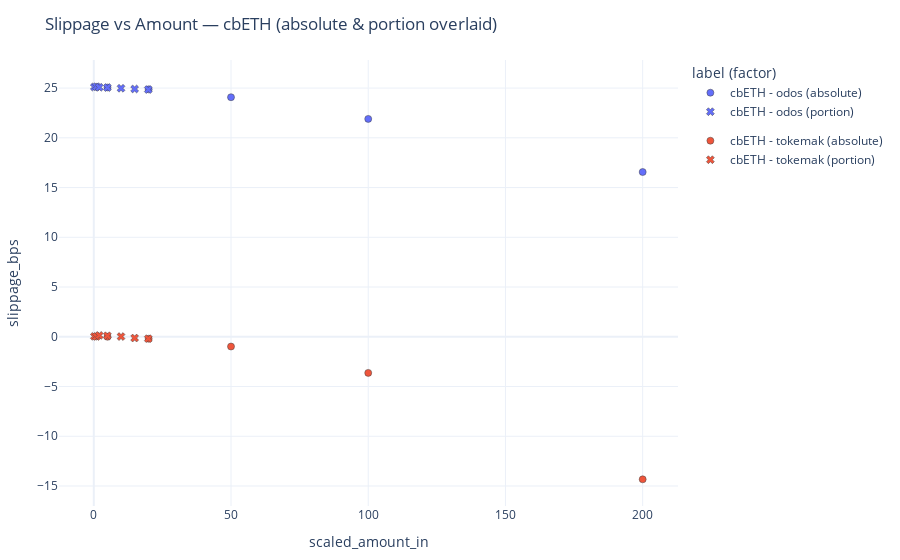
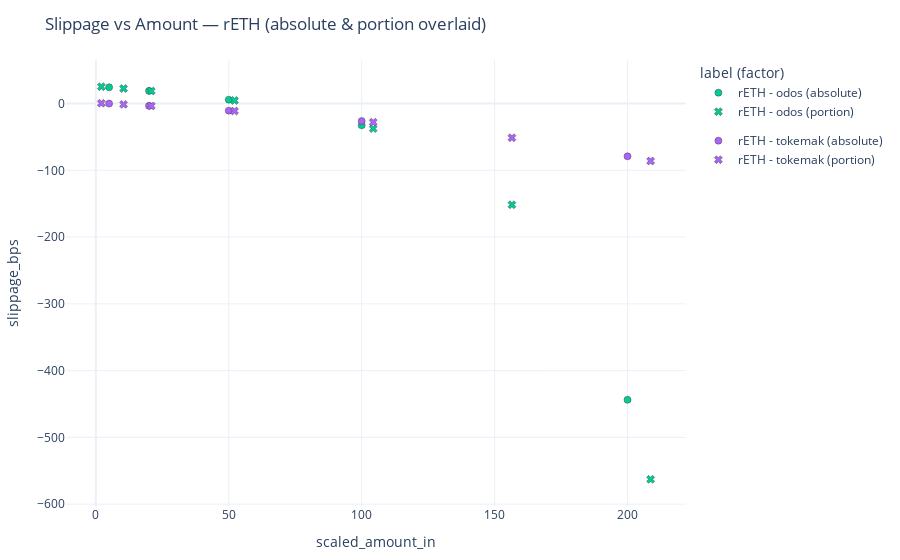
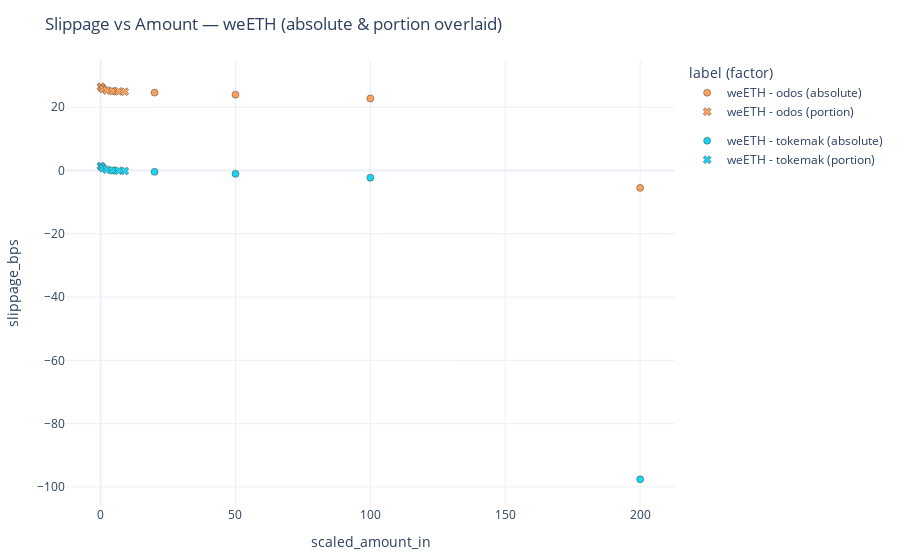
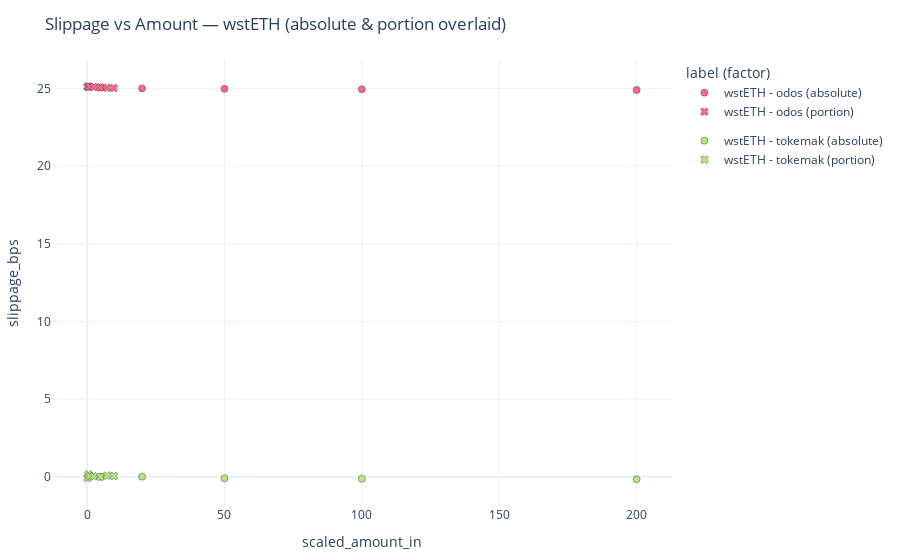

Source (notebook cell) for these figures, in order:
### Code cell
import pandas as pd
import plotly.graph_objects as go
import plotly.express as px
import plotly.io as pio

pio.templates.default = "plotly_white"

# Sorted symbols
symbol_options = sorted(swap_quotes_df["sell_token_symbol"].dropna().unique().tolist())
factors = ["absolute", "portion"]
factor_symbol = {"absolute": "circle", "portion": "x"}

# Stable colors per label across all charts
all_labels = sorted(swap_quotes_df["label"].dropna().unique().tolist())
palette = px.colors.qualitative.Plotly
label_color = {lbl: palette[i % len(palette)] for i, lbl in enumerate(all_labels)}

for selected_symbol in symbol_options:
    fig = go.Figure()

    for size_factor in factors:
        df_factor = (
            swap_quotes_df[
                (swap_quotes_df["sell_token_symbol"] == selected_symbol)
                & (swap_quotes_df["size_factor"] == size_factor)
            ]
            .groupby(["label", "scaled_amount_in"], as_index=False)["slippage_bps"]
            .median()
        )
        if df_factor.empty:
            continue

        # One trace per (label, factor) to overlay both factors
        for label, df_lab in df_factor.groupby("label", sort=True):
            fig.add_trace(
                go.Scatter(
                    x=df_lab["scaled_amount_in"],
                    y=df_lab["slippage_bps"],
                    mode="markers",
                    name=f"{label} ({size_factor})",
                    legendgroup=label,  # group legend entries by label
                    marker=dict(
                        symbol=factor_symbol.get(size_factor, "circle"),
                        size=7,
                        color=label_color.get(label),
                        line=dict(width=0.5)
                    ),
                    hovertemplate=(
                        "label=%{text}<br>"
                        "factor=" + size_factor + "<br>"
                        "scaled_amount_in=%{x}<br>"
                        "slippage_bps=%{y}<extra></extra>"
                    ),
                    text=[label] * len(df_lab),
                )
            )

    fig.update_xaxes(title_text="scaled_amount_in")
    fig.update_yaxes(title_text="slippage_bps")
    fig.update_layout(
        title_text=f"Slippage vs Amount — {selected_symbol} (absolute & portion overlaid)",
        margin=dict(t=60, r=20, b=20, l=50),
        legend_title_text="label (factor)",
    )

    # st.plotly_chart(fig, use_container_width=True)
    fig.show()

### Figure 1 — Plotly figure (JSON) as saved in the notebook; plotly's stock layout.template omitted (floating-point values rounded to 4 significant figures)
{"data": [{"hovertemplate": "label=%{text}<br>factor=absolute<br>scaled_amount_in=%{x}<br>slippage_bps=%{y}<extra></extra>", "legendgroup": "cbETH - odos", "marker": {"color": "#636EFA", "line": {"width": 0.5}, "size": 7, "symbol": "circle"}, "mode": "markers", "name": "cbETH - odos (absolute)", "text": ["cbETH - odos", "cbETH - odos", "cbETH - odos", "cbETH - odos", "cbETH - odos"], "type": "scatter", "x": [5, 20, 50, 100, 200], "y": [25.06, 24.87, 24.08, 21.9, 16.56]}, {"hovertemplate": "label=%{text}<br>factor=absolute<br>scaled_amount_in=%{x}<br>slippage_bps=%{y}<extra></extra>", "legendgroup": "cbETH - tokemak", "marker": {"color": "#EF553B", "line": {"width": 0.5}, "size": 7, "symbol": "circle"}, "mode": "markers", "name": "cbETH - tokemak (absolute)", "text": ["cbETH - tokemak", "cbETH - tokemak", "cbETH - tokemak", "cbETH - tokemak", "cbETH - tokemak"], "type": "scatter", "x": [5, 20, 50, 100, 200], "y": [0, -0.2, -0.98, -3.63, -14.33]}, {"hovertemplate": "label=%{text}<br>factor=portion<br>scaled_amount_in=%{x}<br>slippage_bps=%{y}<extra></extra>", "legendgroup": "cbETH - odos", "marker": {"color": "#636EFA", "line": {"width": 0.5}, "size": 7, "symbol": "x"}, "mode": "markers", "name": "cbETH - odos (portion)", "text": ["cbETH - odos", "cbETH - odos", "cbETH - odos", "cbETH - odos", "cbETH - odos", "cbETH - odos", "cbETH - odos"], "type": "scatter", "x": [0.1985, 0.9925, 1.985, 4.962, 9.925, 14.89, 19.85], "y": [25.1, 25.14, 25.08, 25.05, 24.98, 24.91, 24.85]}, {"hovertemplate": "label=%{text}<br>factor=portion<br>scaled_amount_in=%{x}<br>slippage_bps=%{y}<extra></extra>", "legendgroup": "cbETH - tokemak", "marker": {"color": "#EF553B", "line": {"width": 0.5}, "size": 7, "symbol": "x"}, "mode": "markers", "name": "cbETH - tokemak (portion)", "text": ["cbETH - tokemak", "cbETH - tokemak", "cbETH - tokemak", "cbETH - tokemak", "cbETH - tokemak", "cbETH - tokemak", "cbETH - tokemak"], "type": "scatter", "x": [0.1985, 0.9925, 1.985, 4.962, 9.925, 14.89, 19.85], "y": [0.04, 0.03, 0.14, 0.1, 0.02, -0.13, -0.19]}], "layout": {"legend": {"title": {"text": "label (factor)"}}, "margin": {"b": 20, "l": 50, "r": 20, "t": 60}, "title": {"text": "Slippage vs Amount — cbETH (absolute & portion overlaid)"}, "xaxis": {"title": {"text": "scaled_amount_in"}}, "yaxis": {"title": {"text": "slippage_bps"}}}}

### Figure 2 — Plotly figure (JSON) as saved in the notebook; plotly's stock layout.template omitted (floating-point values rounded to 4 significant figures)
{"data": [{"hovertemplate": "label=%{text}<br>factor=absolute<br>scaled_amount_in=%{x}<br>slippage_bps=%{y}<extra></extra>", "legendgroup": "rETH - odos", "marker": {"color": "#00CC96", "line": {"width": 0.5}, "size": 7, "symbol": "circle"}, "mode": "markers", "name": "rETH - odos (absolute)", "text": ["rETH - odos", "rETH - odos", "rETH - odos", "rETH - odos", "rETH - odos"], "type": "scatter", "x": [5, 20, 50, 100, 200], "y": [24.39, 19.13, 5.85, -32.48, -443.8]}, {"hovertemplate": "label=%{text}<br>factor=absolute<br>scaled_amount_in=%{x}<br>slippage_bps=%{y}<extra></extra>", "legendgroup": "rETH - tokemak", "marker": {"color": "#AB63FA", "line": {"width": 0.5}, "size": 7, "symbol": "circle"}, "mode": "markers", "name": "rETH - tokemak (absolute)", "text": ["rETH - tokemak", "rETH - tokemak", "rETH - tokemak", "rETH - tokemak", "rETH - tokemak"], "type": "scatter", "x": [5, 20, 50, 100, 200], "y": [0, -3.3, -10.57, -26.24, -79.01]}, {"hovertemplate": "label=%{text}<br>factor=portion<br>scaled_amount_in=%{x}<br>slippage_bps=%{y}<extra></extra>", "legendgroup": "rETH - odos", "marker": {"color": "#00CC96", "line": {"width": 0.5}, "size": 7, "symbol": "x"}, "mode": "markers", "name": "rETH - odos (portion)", "text": ["rETH - odos", "rETH - odos", "rETH - odos", "rETH - odos", "rETH - odos", "rETH - odos", "rETH - odos"], "type": "scatter", "x": [2.087, 10.43, 20.87, 52.17, 104.3, 156.5, 208.7], "y": [25.33, 22.57, 18.79, 4.68, -37.52, -151.5, -562.9]}, {"hovertemplate": "label=%{text}<br>factor=portion<br>scaled_amount_in=%{x}<br>slippage_bps=%{y}<extra></extra>", "legendgroup": "rETH - tokemak", "marker": {"color": "#AB63FA", "line": {"width": 0.5}, "size": 7, "symbol": "x"}, "mode": "markers", "name": "rETH - tokemak (portion)", "text": ["rETH - tokemak", "rETH - tokemak", "rETH - tokemak", "rETH - tokemak", "rETH - tokemak", "rETH - tokemak", "rETH - tokemak"], "type": "scatter", "x": [2.087, 10.43, 20.87, 52.17, 104.3, 156.5, 208.7], "y": [0.53, -1.16, -3.5, -11.14, -27.84, -51.17, -86.05]}], "layout": {"legend": {"title": {"text": "label (factor)"}}, "margin": {"b": 20, "l": 50, "r": 20, "t": 60}, "title": {"text": "Slippage vs Amount — rETH (absolute & portion overlaid)"}, "xaxis": {"title": {"text": "scaled_amount_in"}}, "yaxis": {"title": {"text": "slippage_bps"}}}}

### Figure 3 — Plotly figure (JSON) as saved in the notebook; plotly's stock layout.template omitted (floating-point values rounded to 4 significant figures)
{"data": [{"hovertemplate": "label=%{text}<br>factor=absolute<br>scaled_amount_in=%{x}<br>slippage_bps=%{y}<extra></extra>", "legendgroup": "weETH - odos", "marker": {"color": "#FFA15A", "line": {"width": 0.5}, "size": 7, "symbol": "circle"}, "mode": "markers", "name": "weETH - odos (absolute)", "text": ["weETH - odos", "weETH - odos", "weETH - odos", "weETH - odos", "weETH - odos"], "type": "scatter", "x": [5, 20, 50, 100, 200], "y": [25.05, 24.63, 23.98, 22.79, -5.48]}, {"hovertemplate": "label=%{text}<br>factor=absolute<br>scaled_amount_in=%{x}<br>slippage_bps=%{y}<extra></extra>", "legendgroup": "weETH - tokemak", "marker": {"color": "#19D3F3", "line": {"width": 0.5}, "size": 7, "symbol": "circle"}, "mode": "markers", "name": "weETH - tokemak (absolute)", "text": ["weETH - tokemak", "weETH - tokemak", "weETH - tokemak", "weETH - tokemak", "weETH - tokemak"], "type": "scatter", "x": [5, 20, 50, 100, 200], "y": [0, -0.41, -1.04, -2.25, -97.6]}, {"hovertemplate": "label=%{text}<br>factor=portion<br>scaled_amount_in=%{x}<br>slippage_bps=%{y}<extra></extra>", "legendgroup": "weETH - odos", "marker": {"color": "#FFA15A", "line": {"width": 0.5}, "size": 7, "symbol": "x"}, "mode": "markers", "name": "weETH - odos (portion)", "text": ["weETH - odos", "weETH - odos", "weETH - odos", "weETH - odos", "weETH - odos", "weETH - odos", "weETH - odos"], "type": "scatter", "x": [0.08943, 0.4471, 0.8943, 2.236, 4.471, 6.707, 8.943], "y": [26.5, 26.17, 25.77, 25.31, 25.1, 25, 24.92]}, {"hovertemplate": "label=%{text}<br>factor=portion<br>scaled_amount_in=%{x}<br>slippage_bps=%{y}<extra></extra>", "legendgroup": "weETH - tokemak", "marker": {"color": "#19D3F3", "line": {"width": 0.5}, "size": 7, "symbol": "x"}, "mode": "markers", "name": "weETH - tokemak (portion)", "text": ["weETH - tokemak", "weETH - tokemak", "weETH - tokemak", "weETH - tokemak", "weETH - tokemak", "weETH - tokemak", "weETH - tokemak"], "type": "scatter", "x": [0.08943, 0.4471, 0.8943, 2.236, 4.471, 6.707, 8.943], "y": [1.44, 1.11, 0.7, 0.23, 0.03, -0.06, -0.14]}], "layout": {"legend": {"title": {"text": "label (factor)"}}, "margin": {"b": 20, "l": 50, "r": 20, "t": 60}, "title": {"text": "Slippage vs Amount — weETH (absolute & portion overlaid)"}, "xaxis": {"title": {"text": "scaled_amount_in"}}, "yaxis": {"title": {"text": "slippage_bps"}}}}

### Figure 4 — Plotly figure (JSON) as saved in the notebook; plotly's stock layout.template omitted (floating-point values rounded to 4 significant figures)
{"data": [{"hovertemplate": "label=%{text}<br>factor=absolute<br>scaled_amount_in=%{x}<br>slippage_bps=%{y}<extra></extra>", "legendgroup": "wstETH - odos", "marker": {"color": "#FF6692", "line": {"width": 0.5}, "size": 7, "symbol": "circle"}, "mode": "markers", "name": "wstETH - odos (absolute)", "text": ["wstETH - odos", "wstETH - odos", "wstETH - odos", "wstETH - odos", "wstETH - odos"], "type": "scatter", "x": [5, 20, 50, 100, 200], "y": [25.06, 25, 24.97, 24.94, 24.9]}, {"hovertemplate": "label=%{text}<br>factor=absolute<br>scaled_amount_in=%{x}<br>slippage_bps=%{y}<extra></extra>", "legendgroup": "wstETH - tokemak", "marker": {"color": "#B6E880", "line": {"width": 0.5}, "size": 7, "symbol": "circle"}, "mode": "markers", "name": "wstETH - tokemak (absolute)", "text": ["wstETH - tokemak", "wstETH - tokemak", "wstETH - tokemak", "wstETH - tokemak", "wstETH - tokemak"], "type": "scatter", "x": [5, 20, 50, 100, 200], "y": [0, 0.01, -0.09, -0.12, -0.16]}, {"hovertemplate": "label=%{text}<br>factor=portion<br>scaled_amount_in=%{x}<br>slippage_bps=%{y}<extra></extra>", "legendgroup": "wstETH - odos", "marker": {"color": "#FF6692", "line": {"width": 0.5}, "size": 7, "symbol": "x"}, "mode": "markers", "name": "wstETH - odos (portion)", "text": ["wstETH - odos", "wstETH - odos", "wstETH - odos", "wstETH - odos", "wstETH - odos", "wstETH - odos", "wstETH - odos"], "type": "scatter", "x": [0.09703, 0.4851, 0.9703, 2.426, 4.851, 7.277, 9.703], "y": [25.11, 25.11, 25.1, 25.09, 25.06, 25.04, 25.02]}, {"hovertemplate": "label=%{text}<br>factor=portion<br>scaled_amount_in=%{x}<br>slippage_bps=%{y}<extra></extra>", "legendgroup": "wstETH - tokemak", "marker": {"color": "#B6E880", "line": {"width": 0.5}, "size": 7, "symbol": "x"}, "mode": "markers", "name": "wstETH - tokemak (portion)", "text": ["wstETH - tokemak", "wstETH - tokemak", "wstETH - tokemak", "wstETH - tokemak", "wstETH - tokemak", "wstETH - tokemak", "wstETH - tokemak"], "type": "scatter", "x": [0.09703, 0.4851, 0.9703, 2.426, 4.851, 7.277, 9.703], "y": [-0.08, 0.15, 0.04, 0.03, 0, 0.08, 0.05]}], "layout": {"legend": {"title": {"text": "label (factor)"}}, "margin": {"b": 20, "l": 50, "r": 20, "t": 60}, "title": {"text": "Slippage vs Amount — wstETH (absolute & portion overlaid)"}, "xaxis": {"title": {"text": "scaled_amount_in"}}, "yaxis": {"title": {"text": "slippage_bps"}}}}
